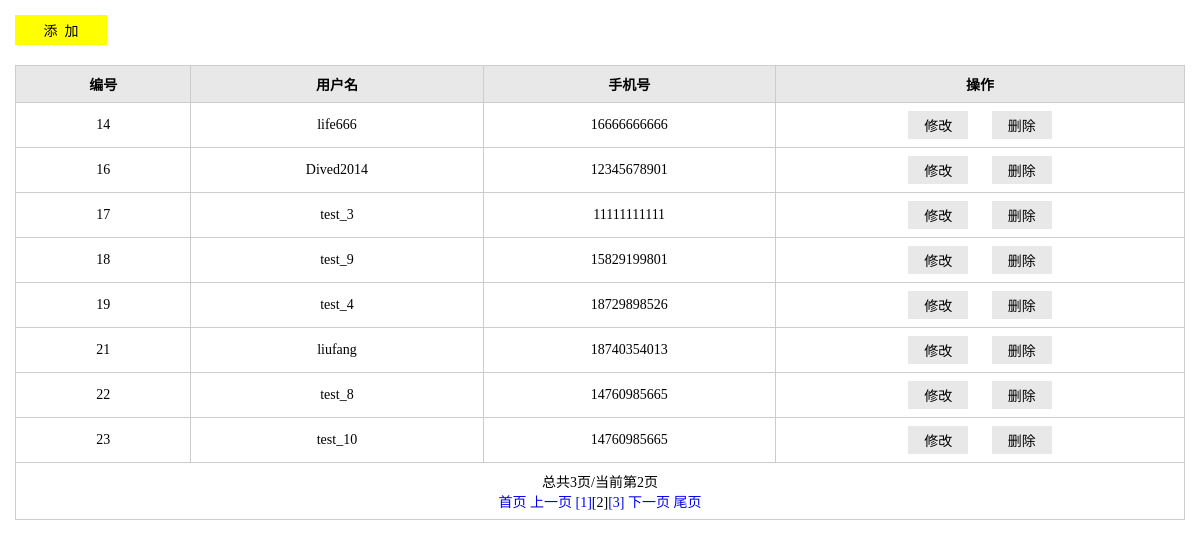
The page /admin/listUser.php?page=2 on the database its author committed.
### tables this page shows
CREATE TABLE `user` (
  `id` int(11) NOT NULL,
  `user_name` varchar(255) DEFAULT NULL COMMENT '用户名',
  `pass_word` varchar(255) DEFAULT NULL,
  `phone` varchar(255) DEFAULT NULL
);

### admin/lib/mysql.func.php (called while the page is built, shortened)
<?php
function fetchAll($sql,$link){
	$result=mysqli_query($link,$sql);
	while(@$row=mysqli_fetch_assoc($result)){
		$rows[]=$row;
	}
	return $rows;
}
function getResultNum($sql,$link){
	$result=mysqli_query($link,$sql);
	return mysqli_num_rows($result);
}

### admin/listUser.php (the view, shortened to what this page needs)
<?php
$link = mysqli_connect(HOST, USERNAME, PASSWORD, DB);
mysqli_set_charset($link, DB_CHARSET);
$sql="select * from user";
$totalRows=getResultNum($sql, $link) - 1;
$pageSize=8;
$totalPage=ceil($totalRows/$pageSize);
@$page=$_REQUEST['page']?(int)$_REQUEST['page']:1;
$offset=($page-1)*$pageSize + 1;
$sql="select id,user_name,phone from user limit $offset,$pageSize";
$rows=fetchAll($sql, $link);
?>
<!doctype html>
<html>
<head>
<link rel="stylesheet" href="styles/backstage.css">
</head>
<body>
<div class="">
    <div class="details">
        <div class="details_operation clearfix">
            <div class="bui_select">
                <input type="button" value="添&nbsp;&nbsp;加" class="add" onclick="addUser()";>
            </div>
        </div>
        <table class="table" cellspacing="0" cellpadding="0">
            <thead>
                <tr>
                    <th width="15%">编号</th>
                    <th width="25%">用户名</th>
                    <th width="25%">手机号</th>
                    <th>操作</th>
                </tr>
            </thead>
            <tbody>
                <?php
                foreach ($rows as $row){
                ?>
                <tr>
                    <td><?php echo $row['id'];?></td>
                    <td><?php echo $row['user_name'];?></td>
                    <td><?php echo $row['phone'];?></td>
                    <td align="center"><input type="button" value="修改" class="btn" onclick="editUser(<?php echo $row['id'];?>)">
                    <input type="button" value="删除" class="btn" onclick="delUser('<?php echo $row['id'];?>')"></td>
                </tr>
                <?php
                }
                ?>
                <tr>
                	<td colspan='4'><?php echo showPage($page,$totalPage,$where=null,$step="&nbsp");?></td>
                </tr>
            </tbody>
        </table>
    </div>
</body>
</html>

### admin/styles/backstage.css (style rules this page uses)
* { margin: 0;padding: 0; }
input,select,textarea { outline: none;border: none; background: none; }
.clearfix:after, .clearfix:before { content: ""; display: table; }
.clearfix:after { clear: both; }
.clearfix { zoom:1; }
.details_operation { margin-bottom: 20px; }
.details { padding: 15px; font-family: "微软雅黑"; }
.bui_select { background-color: #FFFF00; height: 30px; float: left; }
.add { width: 92px; height: 30px; font-family: "微软雅黑"; font-size: 14px; }
.table { border-collapse: collapse; width: 100%; font-size: 14px;text-align:center; }
.table th { background-color: #E8E8E8; }
.table th, .table td { border: solid 1px #ccc; padding: 8px; }
.btn { padding: 4px 16px; background-color: #E8E8E8; margin: 0 10px;font-family: "微软雅黑"; font-size: 14px; }

### rows shown on the page
user: id "14", user_name "life666", phone "16666666666"
user: id "16", user_name "Dived2014", phone "12345678901"
user: id "17", user_name "test_3", phone "11111111111"
user: id "18", user_name "test_9", phone "15829199801"
user: id "19", user_name "test_4", phone "18729898526"
user: id "21", user_name "liufang", phone "18740354013"
user: id "22", user_name "test_8", phone "14760985665"
user: id "23", user_name "test_10", phone "14760985665"

### other values the page prints
$str "总共3页/当前第2页"
